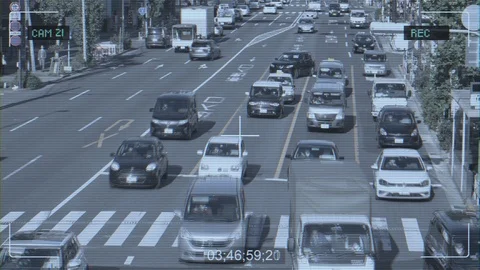
#> input picture i1.webp, 480 x 270 px; its folder holds only this picture in this run
$ python -i app.py   (imports and definitions only)
#> lines starting #> are read from the running program, lines starting #| are printed output that depends on the picture; after the words box and inside, x2 and y2 are one past the last pixel; in counts of white or black regions, pixels touching at a corner belong together
from flask import Flask, request, jsonify, render_template
import cv2
import shutil
import os

# [1 line not run here, left out]

base_names = ["12.jpg"]
multiplicative_ratio = [0]


# [21 lines left out: function copy_images_to_static, not called in this run]


# function for /hello
def get_contour_count(image_path):
    # Read the image
#> called with image_path = 'i1.webp'
    image = cv2.imread(image_path)
#> image is the input picture: shape (270, 480, 3); mean B, G, R 129.5, 112.4, 98.3

    # Resize the image if needed
    image = cv2.resize(image, (400, 200))
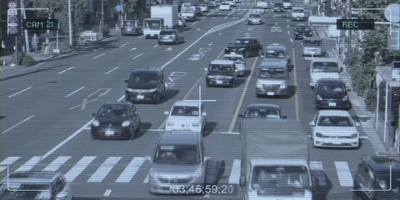
#> image: shape (200, 400, 3); mean B, G, R 129.3, 112.2, 98.1

    # Convert image to grayscale
    gray = cv2.cvtColor(image, cv2.COLOR_BGR2GRAY)
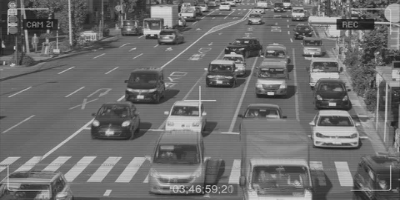
#> gray: shape (200, 400); min 21, max 219, mean 110

    # Apply Gaussian blur
    blurred = cv2.GaussianBlur(gray, (5, 5), 0)
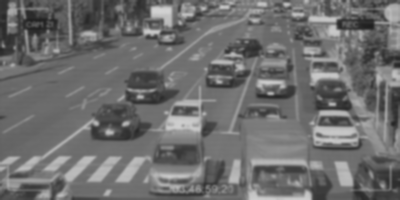
#> blurred: shape (200, 400); min 31, max 210, mean 110

    # Detect edges using Canny
    edges = cv2.Canny(blurred, 50, 150)
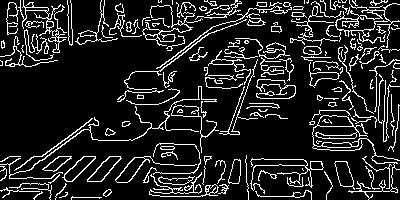
#> edges: shape (200, 400); 13.6% white in thin lines or dots

    # Find contours
    contours, _ = cv2.findContours(edges, cv2.RETR_EXTERNAL, cv2.CHAIN_APPROX_SIMPLE)
#> contours = 156 contours, 109 with area under 20; largest, box (x1, y1, x2, y2) and area: (312, 115, 400, 200) 670, (335, 0, 400, 48) 620, (87, 156, 122, 182) 363, (115, 156, 197, 183) 357, (62, 156, 96, 182) 338

    # Return number of contours
    return len(contours)

# [3 lines that did not run here, left out]

# [38 lines that did not run here, left out]
# [2 lines not run here, left out]

>>> result = get_contour_count('i1.webp')
#> result = 156

$ run again, on i2.jpg
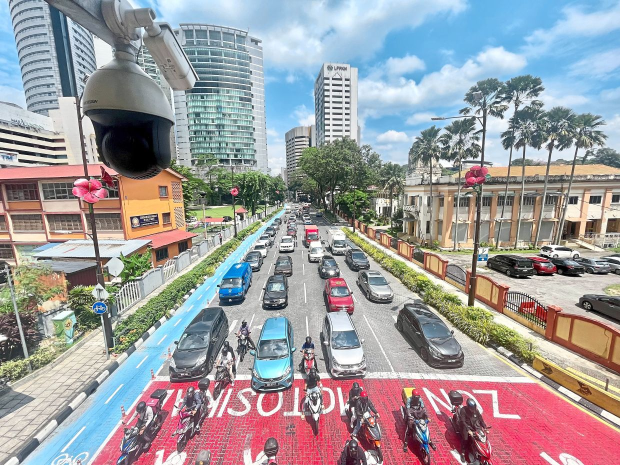
#> input picture i2.jpg, 1240 x 930 px (shown at 1/2 size)
#> in get_contour_count, image is the input picture: shape (930, 1240, 3); mean B, G, R 157.3, 154.3, 157.6
#> image: shape (200, 400, 3)
#> in get_contour_count, `blurred = cv2.GaussianBlur(gray, (5, 5), 0)`:
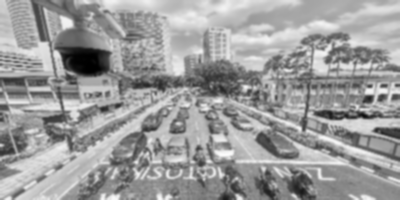
#> blurred: shape (200, 400); min 0, max 251, mean 155.5
#> in get_contour_count, `edges = cv2.Canny(blurred, 50, 150)`:
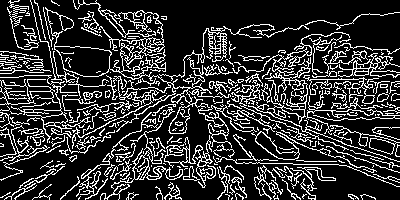
#> edges: shape (200, 400); 20.5% white in thin lines or dots
#> contours = 269 contours, 220 with area under 20; largest, box (x1, y1, x2, y2) and area: (45, 0, 212, 149) 3065, (79, 107, 183, 200) 710, (164, 135, 213, 188) 595, (232, 32, 350, 124) 560, (251, 131, 377, 173) 504
#> result = 269
